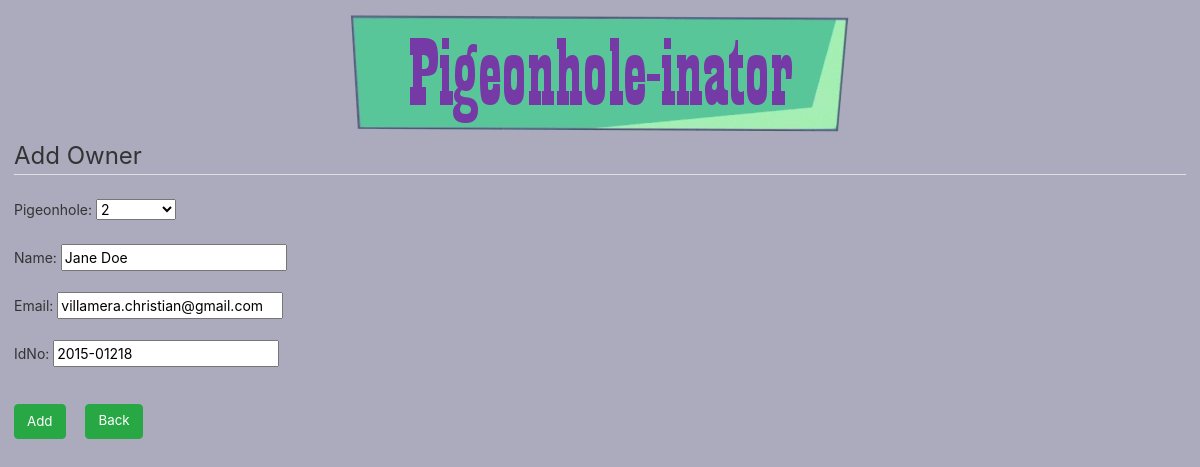
Page /update-owner/2/ on the committed database.
### pigeonhole/models.py (models this page shows, shortened)
class Owner(models.Model):
	name = models.CharField(max_length = 100)
	email = models.EmailField()
	idNo = models.CharField(max_length=10)
	pigeonhole = models.OneToOneField(Pigeonhole, related_name = "owner", on_delete=models.CASCADE)

### pigeonhole/views.py (the view, shortened to what this page needs)
# urls.py: path('update-owner/<int:pk>/', views.OwnerUpdateView.as_view(), name = 'update-owner'),
class OwnerUpdateView(UpdateView):
	model = Owner
	fields = ['pigeonhole', 'name', 'email', 'idNo']

### pigeonhole/models.py (called while the page is built)
	def __str__(self):
		return str(self.p_number)

### pigeonhole/templates/pigeonhole/owner_form.html (shortened to what this page needs)
{% extends "pigeonhole/index.html" %}
{% load static %}
{% block content %}
<div class = "content-section">
	<form method = "POST">
		<fieldset class="form-group">
			<legend class="border-bottom mb-4">Add Owner</legend>
			{{ form.as_p }}
		</fieldset>
		<div class="form-group">
			<button class="btn btn-success" type="submit" style="height: 35px; font-size: 10pt;">Add</button>
			<a class="btn btn-success ml-3" style="height: 35px; font-size: 10pt;" href="{% url 'homepage' %}">Back</a>
		</div>
	</form>
	</div>
{% endblock %}

### pigeonhole/static/pigeonhole/main.css (style rules this page uses)
body { background: #acabbd; color: #333333; height: 100vh; font-size: 14px; align-items: center; padding: 1em; }

### rows in the picture
Owner: pigeonhole "2", name "Jane Doe", email "villamera.christian@gmail.com", idNo "2015-01218"
